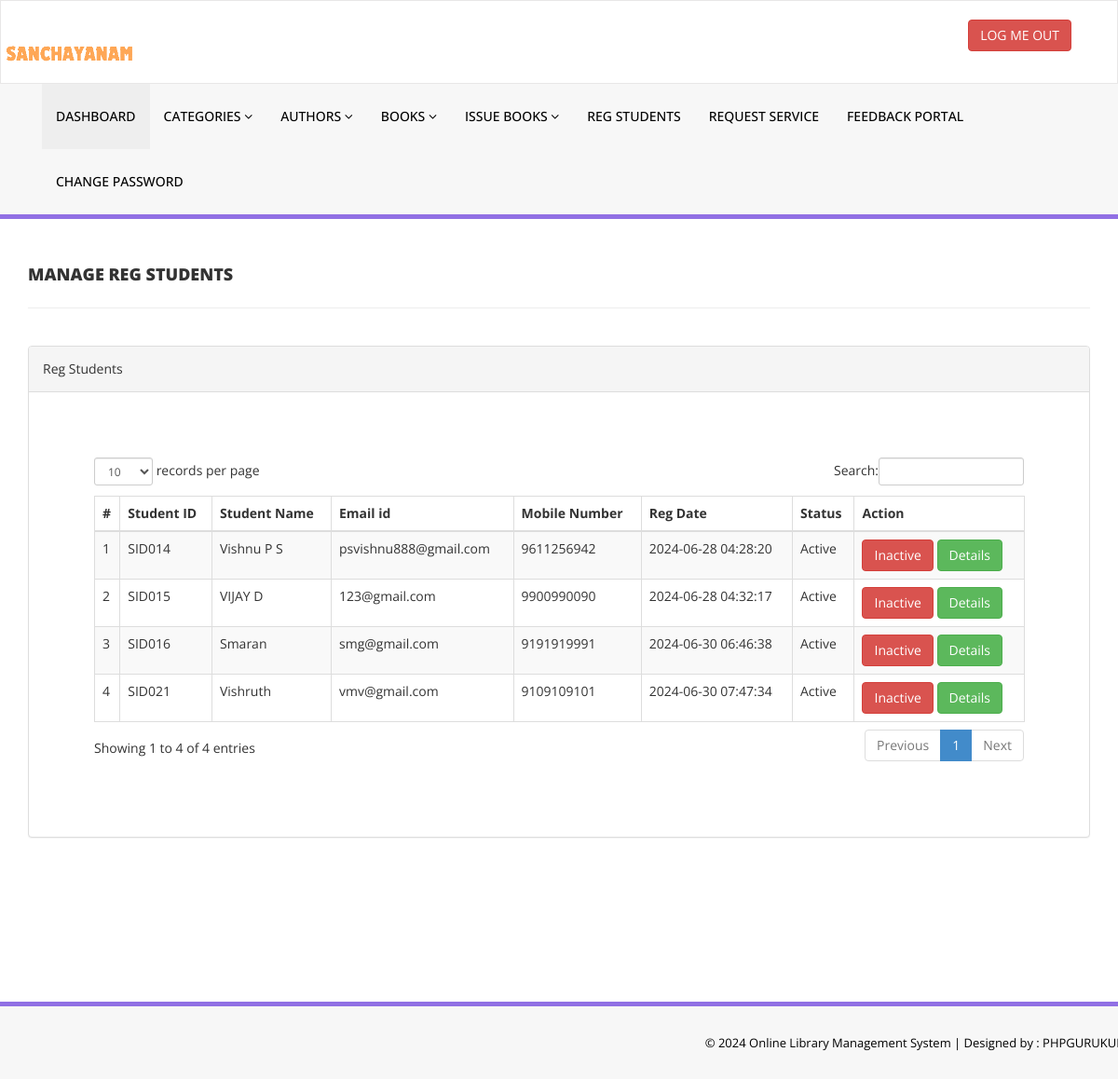
The app's page /admin/reg-students.php (signed in) with its own data.
### tables this page shows
CREATE TABLE `tblstudents` (
  `id` int(11) NOT NULL,
  `StudentId` varchar(100) DEFAULT NULL,
  `FullName` varchar(120) DEFAULT NULL,
  `EmailId` varchar(120) DEFAULT NULL,
  `MobileNumber` char(11) DEFAULT NULL,
  `Password` varchar(120) DEFAULT NULL,
  `Status` int(1) DEFAULT NULL,
  `RegDate` timestamp NULL DEFAULT current_timestamp(),
  `UpdationDate` timestamp NULL DEFAULT NULL ON UPDATE current_timestamp()
);

### admin/reg-students.php (the view, shortened to what this page needs)
<?php
include('includes/config.php');
if(strlen($_SESSION['alogin'])==0)
    {
header('location:index.php');
}
else{
    ?>
<!DOCTYPE html>
<html xmlns="http://www.w3.org/1999/xhtml">
<head>
    <link href="assets/css/bootstrap.css" rel="stylesheet" />
    <link href="assets/css/font-awesome.css" rel="stylesheet" />
    <link href="assets/js/dataTables/dataTables.bootstrap.css" rel="stylesheet" />
    <link href="assets/css/style.css" rel="stylesheet" />
</head>
<body>
<?php include('includes/header.php');?>
    <div class="content-wrapper">
         <div class="container">
        <div class="row pad-botm">
            <div class="col-md-12">
                <h4 class="header-line">Manage Reg Students</h4>
    </div>
        </div>
            <div class="row">
                <div class="col-md-12">
                    <div class="panel panel-default">
                        <div class="panel-heading">
                          Reg Students
                        </div>
                        <div class="panel-body">
                            <div class="table-responsive">
                                <table class="table table-striped table-bordered table-hover" id="dataTables-example">
                                    <thead>
                                        <tr>
                                            <th>#</th>
                                            <th>Student ID</th>
                                            <th>Student Name</th>
                                            <th>Email id </th>
                                            <th>Mobile Number</th>
                                            <th>Reg Date</th>
                                            <th>Status</th>
                                            <th>Action</th>
                                        </tr>
                                    </thead>
                                    <tbody>
<?php $sql = "SELECT * from tblstudents";
$query = $dbh -> prepare($sql);
$query->execute();
$results=$query->fetchAll(PDO::FETCH_OBJ);
$cnt=1;
if($query->rowCount() > 0)
{
foreach($results as $result)
{               ?>
                                        <tr class="odd gradeX">
                                            <td class="center"><?php echo htmlentities($cnt);?></td>
                                            <td class="center"><?php echo htmlentities($result->StudentId);?></td>
                                            <td class="center"><?php echo htmlentities($result->FullName);?></td>
                                            <td class="center"><?php echo htmlentities($result->EmailId);?></td>
                                            <td class="center"><?php echo htmlentities($result->MobileNumber);?></td>
                                             <td class="center"><?php echo htmlentities($result->RegDate);?></td>
                                            <td class="center"><?php if($result->Status==1)
                                            {
                                                echo htmlentities("Active");
                                            } else {
                                            echo htmlentities("Blocked");
}
                                            ?></td>
                                            <td class="center">
<?php if($result->Status==1)
 {?>
<a href="reg-students.php?inid=<?php echo htmlentities($result->id);?>" onclick="return confirm('Are you sure you want to block this student?');" >  <button class="btn btn-danger"> Inactive</button>
<?php } else {?>
<a href="reg-students.php?id=<?php echo htmlentities($result->id);?>" onclick="return confirm('Are you sure you want to active this student?');"><button class="btn btn-primary"> Active</button>
                                            <?php } ?>
<a href="student-history.php?stdid=<?php echo htmlentities($result->StudentId);?>"><button class="btn btn-success"> Details</button>
                                            </td>
                                        </tr>
 <?php $cnt=$cnt+1;}} ?>
                                    </tbody>
                                </table>
                            </div>
                        </div>
                    </div>
                </div>
            </div>
    </div>
    </div>
  <?php include('includes/footer.php');?>
</body>
</html>
<?php } ?>

### admin/assets/css/style.css (style rules this page uses)
.content-wrapper { margin-top: 40px; min-height:800px; padding-bottom:90px; }
.header-line { font-weight:900; padding-bottom:25px; border-bottom:1px solid #eeeeee; text-transform:uppercase; }
.pad-botm { padding-bottom:30px; }

### records on screen
tblstudents: StudentId "SID014", FullName "Vishnu P S", EmailId "psvishnu888@gmail.com", MobileNumber "9611256942", RegDate "2024-06-28 04:28:20"
tblstudents: StudentId "SID015", FullName "VIJAY D", EmailId "123@gmail.com", MobileNumber "9900990090", RegDate "2024-06-28 04:32:17"
tblstudents: StudentId "SID016", FullName "Smaran", EmailId "smg@gmail.com", MobileNumber "9191919991", RegDate "2024-06-30 06:46:38"
tblstudents: StudentId "SID021", FullName "Vishruth", EmailId "vmv@gmail.com", MobileNumber "9109109101", RegDate "2024-06-30 07:47:34"
